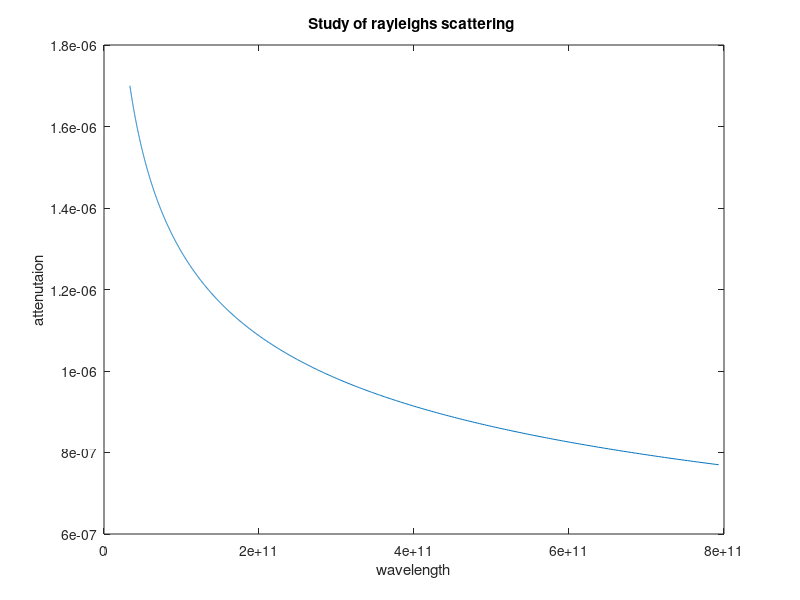

This chart was generated by the following MATLAB code:
clc;
clear all;
close all;

tf=input('Enter The value of Fictive temp (TF): ');
bc=input('Enter the value of isothermal compressibility Bc: ');
n=input('Enter th evalue of RI: ');
p=input('Enter the value of photoelastic coeff p: ');
k =(1.381* 10^(-23));
w1 = [0.63 1 1.30]*10^(-6);
for i=1:3
AR1(i) = (8*(pi^3)*(n^8)*(p^2)*bc*k*tf)/(3*(w1(i)^4));
L1(i)=exp(-AR1(i)*1000);
al1(i)=10*log10(L1(i));
end

AR1
L1
al1

w2=(770:1700)*10^(-9);
for i=1:length(w2)
AR2(i) = (8*(pi^3)*(n^8)*(p^2)*bc*k*tf)/(3*(w2(i)^4));
end


figure(1)
plot(AR2,w2)
title('Study of rayleighs scattering ')
xlabel('wavelength')
ylabel('attenutaion')